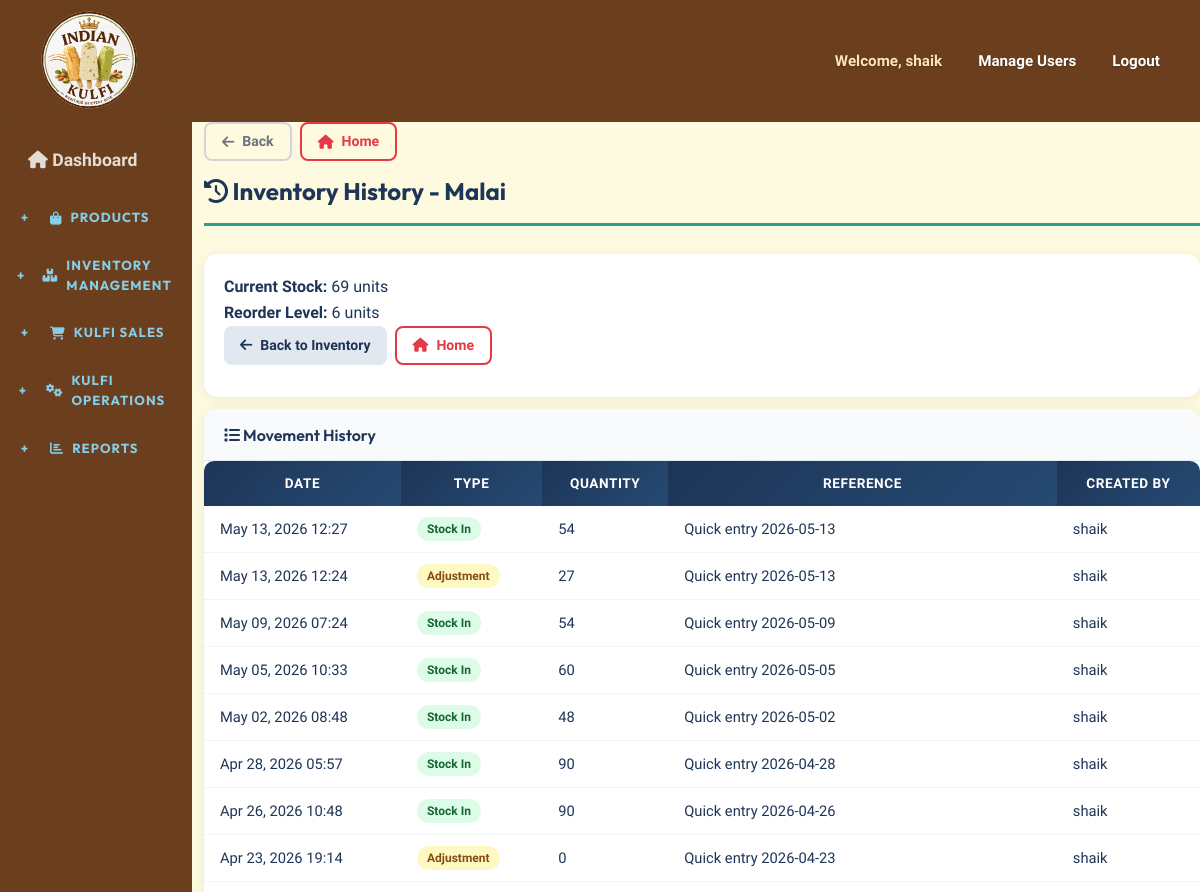
Before: /inventory/history/22/ (signed in, upper part) with the older database file.
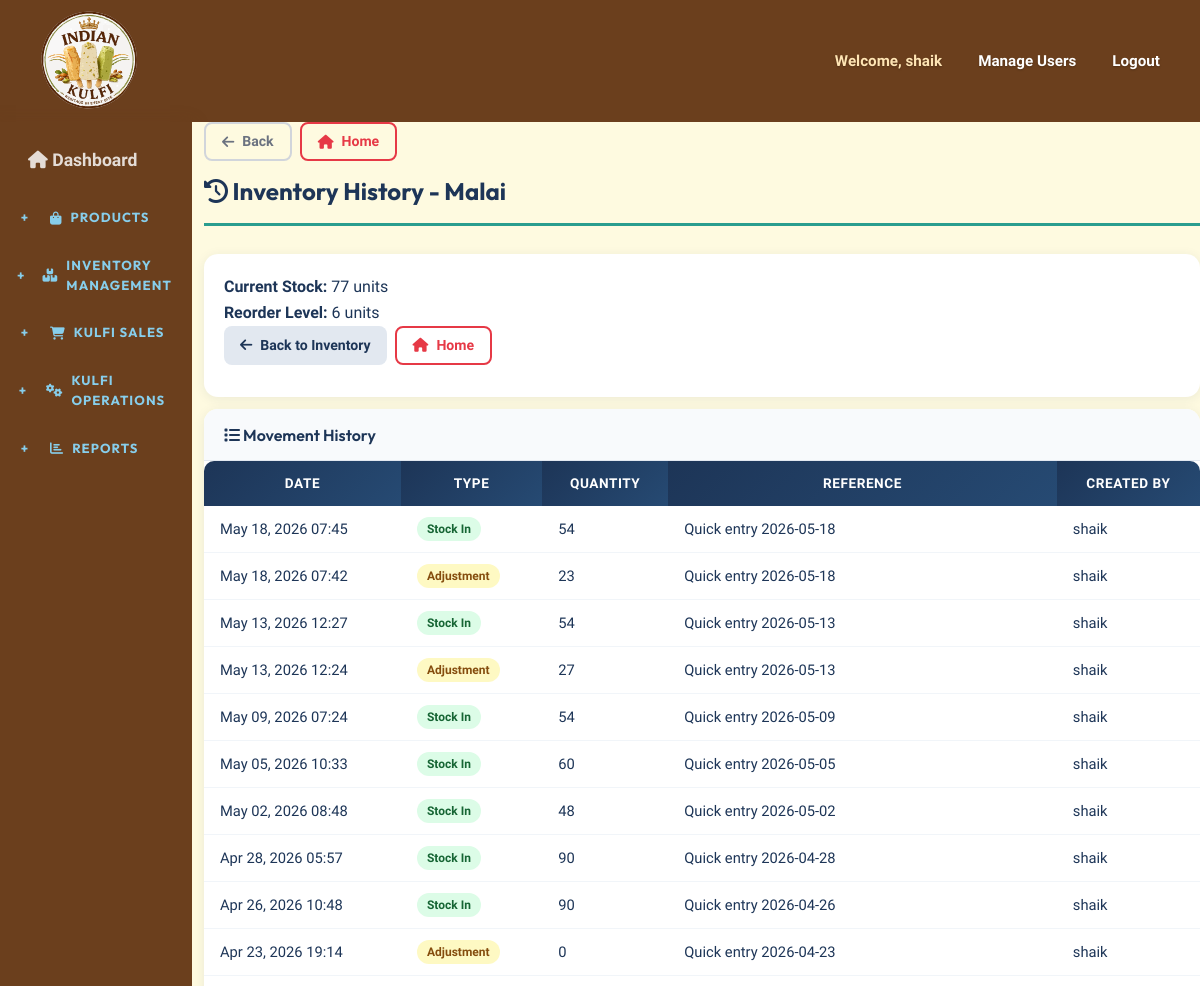
After: the same page with the newer database file.
### inventory/models.py (models this page shows, shortened)
class Product(models.Model):
    name = models.CharField(max_length=200, unique=True)
    sku = models.CharField(max_length=50, unique=True)
    category = models.CharField(max_length=100)
    cost_price = models.DecimalField(max_digits=10, decimal_places=2)
    selling_price = models.DecimalField(max_digits=10, decimal_places=2)
    current_stock = models.IntegerField(default=0)
    reorder_level = models.IntegerField(default=10, help_text="Low stock alert threshold")
    description = models.TextField(blank=True, null=True)
    is_active = models.BooleanField(default=True)
    created_at = models.DateTimeField(auto_now_add=True)
    updated_at = models.DateTimeField(auto_now=True)
    class Meta:
        ordering = ['name']
        verbose_name_plural = "Products"

class Inventory(models.Model):
    MOVEMENT_TYPE = [
        ('IN', 'Stock In'),
        ('OUT', 'Stock Out'),
        ('ADJUSTMENT', 'Stock Adjustment'),
    ]
    product = models.ForeignKey(Product, on_delete=models.CASCADE, related_name='inventory_movements')
    movement_type = models.CharField(max_length=20, choices=MOVEMENT_TYPE)
    quantity = models.IntegerField()
    unit_cost = models.DecimalField(max_digits=10, decimal_places=2, default=0, help_text="Cost price per unit at the time of this movement")
    reference_document = models.CharField(max_length=100, blank=True, help_text="PO/DO/Invoice number")
    notes = models.TextField(blank=True)
    movement_date = models.DateField(default=timezone.now, help_text="The actual date of inventory movement")
    client_txn_id = models.CharField(max_length=64, blank=True, null=True, db_index=True, help_text="Client-generated idempotency key")
    client_updated_at = models.DateTimeField(blank=True, null=True, db_index=True, help_text="Client-side update timestamp")
    server_version = models.PositiveIntegerField(default=1)
    created_by = models.ForeignKey(User, on_delete=models.SET_NULL, null=True)
    created_at = models.DateTimeField(auto_now_add=True)
    updated_at = models.DateTimeField(auto_now=True)
    class Meta:
        ordering = ['-created_at']
        verbose_name_plural = "Inventory Movements"

### inventory/views.py (the view)
    def _wrapped_view(request, *args, **kwargs):
        if not request.user.is_authenticated:
            return redirect('login')
        if not request.user.is_staff:
            messages.error(request, 'You can access only the Sales module with this account.')
            return redirect('quick_sales_entry')
        return view_func(request, *args, **kwargs)

### inventory/views.py (called while the page is built)
def admin_only_view(view_func):
    def _wrapped_view(request, *args, **kwargs):
        if not request.user.is_authenticated:
            return redirect('login')
        if not request.user.is_staff:
            messages.error(request, 'You can access only the Sales module with this account.')
            return redirect('quick_sales_entry')
        return view_func(request, *args, **kwargs)
    return _wrapped_view

@login_required
def inventory_history(request, product_id):
    product = get_object_or_404(Product, pk=product_id)
    movements = Inventory.objects.filter(product=product)
    context = {
        'product': product,
        'movements': movements,
    }
    return render(request, 'inventory/inventory_history.html', context)

### templates/inventory/inventory_history.html (shortened to what this page needs)
{% extends 'inventory/base.html' %}
{% block content %}
<h1 class="page-title"><i class="fas fa-history"></i> Inventory History - {{ product.name }}</h1>
<div class="card mb-3">
    <div class="card-body">
        <p><strong>Current Stock:</strong> {{ product.current_stock }} units</p>
        <p><strong>Reorder Level:</strong> {{ product.reorder_level }} units</p>
        <div class="d-flex gap-2 mb-3">
            <a href="{% url 'inventory_list' %}" class="btn btn-secondary d-flex align-items-center gap-2">
                <i class="fas fa-arrow-left"></i> Back to Inventory
            </a>
            <a href="{% url 'dashboard' %}" class="btn btn-outline-primary d-flex align-items-center gap-2">
                <i class="fas fa-home"></i> Home
            </a>
        </div>
    </div>
</div>
<div class="card">
    <div class="card-header">
        <h5 class="mb-0"><i class="fas fa-list"></i> Movement History</h5>
    </div>
    <div class="table-responsive">
        <table class="table table-hover">
            <thead class="table-light">
                <tr>
                    <th>Date</th>
                    <th>Type</th>
                    <th>Quantity</th>
                    <th>Reference</th>
                    <th>Created By</th>
                </tr>
            </thead>
            <tbody>
                {% for movement in movements %}
                <tr>
                    <td>{{ movement.created_at|date:'M d, Y H:i' }}</td>
                    <td>
                        {% if movement.movement_type == 'IN' %}
                        <span class="badge bg-success">Stock In</span>
                        {% elif movement.movement_type == 'OUT' %}
                        <span class="badge bg-danger">Stock Out</span>
                        {% else %}
                        <span class="badge bg-warning">Adjustment</span>
                        {% endif %}
                    </td>
                    <td>{{ movement.quantity }}</td>
                    <td>{{ movement.reference_document|default:'-' }}</td>
                    <td>
                        {% if movement.created_by %}
                        {{ movement.created_by.first_name|default:movement.created_by.username }}
                        {% else %}
                        <span class="text-muted">-</span>
                        {% endif %}
                    </td>
                </tr>
                {% empty %}
                <tr>
                    <td colspan="5" class="text-center text-muted">No movement history</td>
                </tr>
                {% endfor %}
            </tbody>
        </table>
    </div>
</div>
{% endblock %}

Changed rows visible on the page:
changed Product "Malai": current_stock "69" → "77"
added Inventory: created_at "May 18, 2026 07:45", movement_type "Stock In", quantity "54", reference_document "Quick entry 2026-05-18", created_by.first_name "shaik"
added Inventory: created_at "May 18, 2026 07:42", movement_type "Adjustment", quantity "23", reference_document "Quick entry 2026-05-18", created_by.first_name "shaik"
